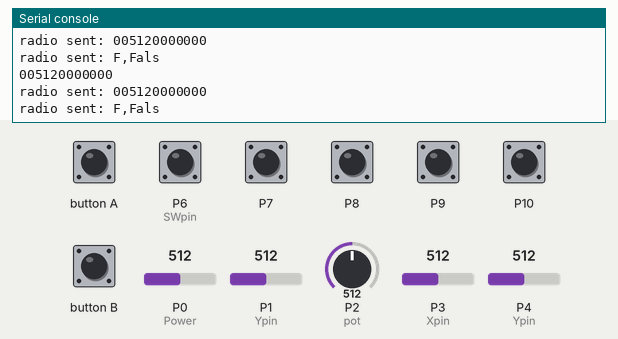
Recording of a program running on a simulated BBC micro:bit running MicroPython. Shown: the last lines printed to the serial console. Inputs (shaded band) come from the test bench; at power-on: P6 (SWpin), P7–10 HIGH, P2 (pot) = 512, P0 (Power) = 512, P1 (Ypin) = 512, P3 (Xpin) = 512, P4 (Ypin) = 512 (analog values on the 0–1023 scale). No radio messages arrive unless stated (any console line starting 'radio sent:' is added by the test bench).

Above: at 1.2 s.
1.3 s: P6 (SWpin) pulled LOW for 0.15 s
At 2.0 s:
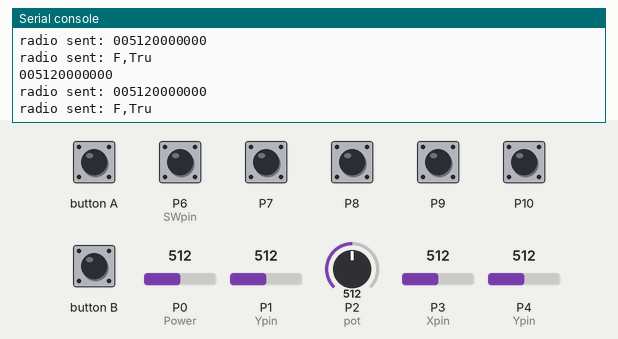
2.9 s: button B pressed for 0.15 s
4.5 s: P2 (pot) set to 390
At 5.2 s:
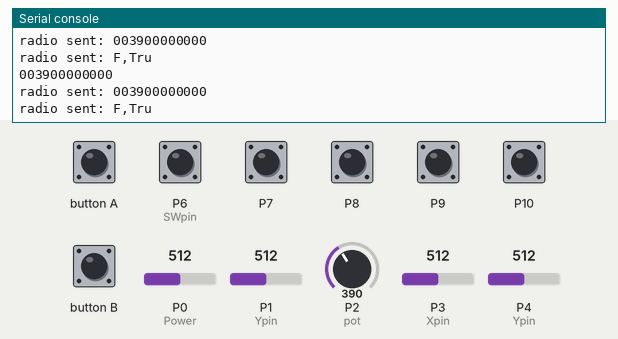
6.0 s: P0 (Power) set to 716
At 6.6 s:
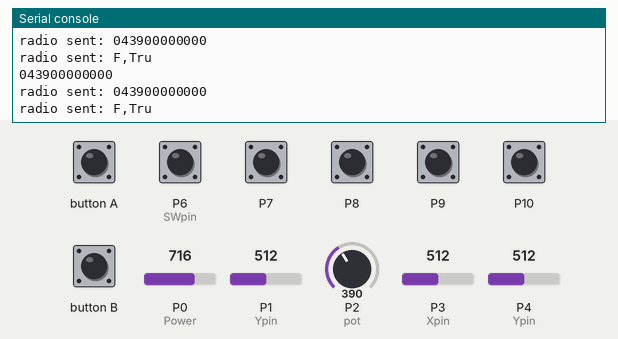
7.5 s: P1 (Ypin) set to 716
At 8.0 s:
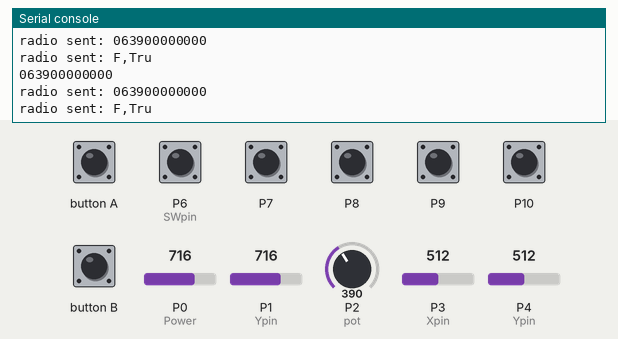
9.0 s: P3 (Xpin) set to 716
At 10.1 s:
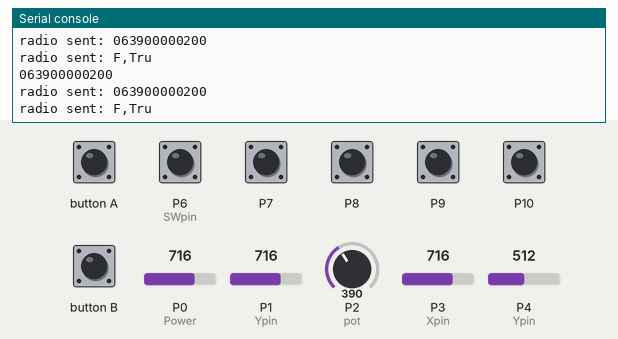

Measured:
- after the input at 1.3 s, the serial console: prints a new line at once (image 1)
- after the input at 4.5 s, the serial console: prints a new line at once (image 2)
- after the input at 6.0 s, the serial console: prints a new line at once (image 3)
- after the input at 7.5 s, the serial console: prints a new line at once (image 4)
- after the input at 9.0 s, the serial console: prints a new line at once (image 5)

The program:

main.py
```python
# Imports go at the top
from microbit import *
from Radio import *
from button import *
from joystick import joystick
from potentiometer import Potentiometer as Pot
carData = [0,0,"F","F","F","F","F",0,0]
simaData = [0, 0] # -> "0,0"
car_channel = 47
sima_channel = 50
radio_sys = Radio(car_channel)

display.off()

movementJoystick = joystick(pin0, pin1)
movementJoystick.setButton(pin5)
pot = Pot(pin2)
actionsJoystick = joystick(pin3, pin4)
actionsJoystick.setButton(pin6)
turn1 = button(pin7)
turn2 = button(pin8)
turn3 = button(pin9)
turn4 = button(pin10)
color = button(pin11)

def listToStr(data):
    return str(data)[1:-2].replace(" ", "").replace("'", "").replace(",", "")
def listToStrSima(data):
    return str(data)[1:-2].replace(" ", "").replace("'", "")

class Directions:
    Stop = "00"
    Ahead = "01"
    Backwards = "02"
    Left = "03"
    Right = "04"
    Left_Ahead = "05"
    Right_Ahead = "06"
    Left_Backwards = "07"
    Right_Backwards = "08"
    CW = "09"
    CCW = "10"

def coordToDirection(x: int, y: int, b: int, base=400,ratio=150):
    maximum = base + ratio
    minimum = base - ratio
    if b == -1:
        b = 0

    if x >= maximum:
        if b == 1:
            return Directions.CW
        if y >= maximum:
            return Directions.Right_Ahead
        elif y <= minimum:
            return Directions.Right_Backwards
        else:
            return Directions.Right
    elif x <= minimum:
        if b == 1:
            return Directions.CCW
        if y >= maximum:
            return Directions.Left_Ahead
        elif y <= minimum:
            return Directions.Left_Backwards
        else:
            return Directions.Left
    else:
        if y >= maximum:
            return Directions.Ahead
        elif y <= minimum:
            return Directions.Backwards
        else:
            return Directions.Stop

move = False
moved = False

while True:

    # MAIN ROBOT
    x,y,btn = movementJoystick.getValues()
    direction = coordToDirection(x, y, btn)

    potValue = pot.read()

    close,down,temp = actionsJoystick.getValues()
    if close > (400+150):
        carData[6] = "2"
    elif close < (400-150):
        carData[6] = "1"
    else:
        carData[6] = "0"

    if down > (400+150):
        carData[7] = "2"
    elif down < (400-150):
        carData[7] = "1"
    else:
        carData[7] = "0"

    potValueToSend = str(potValue)
    if len(potValueToSend) == 2:
        potValueToSend = "0"+potValueToSend
    elif len(potValueToSend) == 1:
        potValueToSend = "00"+potValueToSend

    turnValues = [turn1.getValue(), turn2.getValue(), turn3.getValue(), turn4.getValue()]

    carData[0] = direction
    carData[1] = potValueToSend
    for i in range(4):
        carData[i+2] = turnValues[i]
    # carData[6] = close
    # carData[7] = down
    if temp:
        carData[8] = "T"
    else:
        carData[8] = "F"

    data = listToStr(carData).replace("F", "0").replace("T", "1")
    print(data)
    radio_sys.config(car_channel, 7)
    radio_sys.send(data)

    # SIMA'S
    for data in [carData[2], carData[3], carData[4], carData[5], carData[8]]:
        if not move and not moved and data != "F":
            move = True
            moved = True

    simaData[0] = color.getValue() # Color
    simaData[1] = moved # Start the count
    radio_sys.config(sima_channel, 7)
    # simaData structure to send: "Color,Start"
    radio_sys.send(listToStrSima(simaData))
```

Radio.py
```python
from microbit import *
import radio

class Radio:
    def __init__(self, Channel: int, Power=7):
        """
        Channel: Radio group between 0 and 255
        Power: Transmit power of the radio, between 0 and 7
        """
        radio.on()
        if Channel < 0:
            Channel = 0
            print("Invalid channel, changing to 0")
        elif Channel > 255:
            Channel = 255
            print("Invalid channel, changing to 255")
        if Power < 0:
            Power = 0
        elif Power > 7:
            Power = 7

        self.Channel = Channel
        self.Power = Power
        radio.config(group=self.Channel, power=self.Power)

    def on(self):
        """
        Turn on the radio
        """
        radio.on()
    def off(self):
        """
        Turn off the radio
        """
        radio.off()

    def send(self, message: str):
        """
        Send a message (string) onto the channel
        """
        self.on()
        radio.send(str(message))

    def receive(self):
        """
        Receive the message that is on the channel
        Returns:
            The message if it exists
            -1 if there is not message
        """
        message = radio.receive()
        if message:
            return message
        else:
            return -1

    def config(self, channel=None, power=None):
        if channel is not None:
            if channel < 0:
                channel = 0
            elif channel > 255:
                channel = 255
            self.Channel = channel
        if power is not None:
            if power < 0:
                power = 0
            elif power > 7:
                power = 7
            self.Power = power
        radio.config(group=self.Channel, power=self.Power)
```

button.py
```python
from microbit import *

class button:
    def __init__(self, pin=pin2):
        self.pin = pin
        self.pin.set_pull(self.pin.PULL_UP)

    def getValue(self):
        """
        Returns the value 0/1 of the button
        """
        v = not self.pin.read_digital()
        if v:
            return "T"
        else:
            return "F"
```

joystick.py
```python
from microbit import *

class joystick:
    def __init__(self, Xpin, Ypin):
        self.Xpin = Xpin
        self.Ypin = Ypin
        self.SWpin = None

    def setButton(self, SWpin):
        """
        Sets the button to use it on getValues function
        """
        self.SWpin = SWpin
        self.SWpin.set_pull(self.SWpin.PULL_UP)

    def getValues(self):
        """
        Returns:
            x: 0-1023
            y: 0-1023
            btn: 1(Pressed), 0(Not pressed), -1(Not configured)
        """
        if self.SWpin != None:
            btn = not self.SWpin.read_digital()
        else:
            btn = -1

        x = self.Xpin.read_analog()
        y = self.Ypin.read_analog()

        return x, y, btn
```

potentiometer.py
```python
from microbit import *

class Potentiometer:
    def __init__(self, pin):
        self.pin = pin

    def read(self):
        value = self.pin.read_analog()
        return value
```
